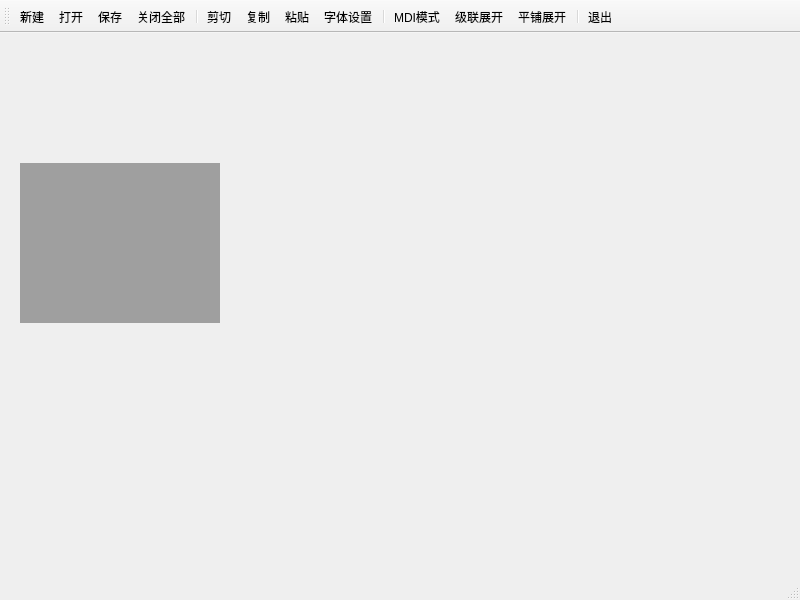
<?xml version="1.0" encoding="UTF-8"?>
<ui version="4.0">
 <class>MainWindow</class>
 <widget class="QMainWindow" name="MainWindow">
  <property name="geometry">
   <rect>
    <x>0</x>
    <y>0</y>
    <width>800</width>
    <height>600</height>
   </rect>
  </property>
  <property name="windowTitle">
   <string>MainWindow</string>
  </property>
  <widget class="QWidget" name="centralwidget">
   <widget class="QMdiArea" name="mdiArea">
    <property name="geometry">
     <rect>
      <x>20</x>
      <y>130</y>
      <width>200</width>
      <height>160</height>
     </rect>
    </property>
   </widget>
  </widget>
  <widget class="QMenuBar" name="menubar">
   <property name="geometry">
    <rect>
     <x>0</x>
     <y>0</y>
     <width>800</width>
     <height>21</height>
    </rect>
   </property>
  </widget>
  <widget class="QStatusBar" name="statusbar"/>
  <widget class="QToolBar" name="toolBar">
   <property name="windowTitle">
    <string>toolBar</string>
   </property>
   <attribute name="toolBarArea">
    <enum>TopToolBarArea</enum>
   </attribute>
   <attribute name="toolBarBreak">
    <bool>false</bool>
   </attribute>
   <addaction name="action_DocNew"/>
   <addaction name="action_DocOpen"/>
   <addaction name="action_DocSave"/>
   <addaction name="action_CloseAll"/>
   <addaction name="separator"/>
   <addaction name="action_Cut"/>
   <addaction name="action_Copy"/>
   <addaction name="action_Paste"/>
   <addaction name="action_Font"/>
   <addaction name="separator"/>
   <addaction name="action_MDI"/>
   <addaction name="action_Cascase"/>
   <addaction name="action_Tile"/>
   <addaction name="separator"/>
   <addaction name="action_Quit"/>
  </widget>
  <action name="action_DocNew">
   <property name="icon">
    <iconset resource="resourse.qrc">
     <normaloff>:/ico/menu-ico/New.png</normaloff>
     <normalon>menu-ico/New.png</normalon>:/ico/menu-ico/New.png</iconset>
   </property>
   <property name="text">
    <string>新建</string>
   </property>
   <property name="toolTip">
    <string>新建文档窗口</string>
   </property>
   <property name="shortcut">
    <string>Ctrl+N</string>
   </property>
  </action>
  <action name="action_Quit">
   <property name="icon">
    <iconset resource="resourse.qrc">
     <normaloff>:/ico/menu-ico/Close.png</normaloff>:/ico/menu-ico/Close.png</iconset>
   </property>
   <property name="text">
    <string>退出</string>
   </property>
   <property name="toolTip">
    <string>退出本系统</string>
   </property>
  </action>
  <action name="action_DocOpen">
   <property name="icon">
    <iconset resource="resourse.qrc">
     <normaloff>:/ico/menu-ico/Open.png</normaloff>:/ico/menu-ico/Open.png</iconset>
   </property>
   <property name="text">
    <string>打开</string>
   </property>
   <property name="toolTip">
    <string>打开文档</string>
   </property>
   <property name="shortcut">
    <string>Ctrl+O</string>
   </property>
  </action>
  <action name="action_Font">
   <property name="icon">
    <iconset resource="resourse.qrc">
     <normaloff>:/ico/menu-ico/Pink drop.png</normaloff>:/ico/menu-ico/Pink drop.png</iconset>
   </property>
   <property name="text">
    <string>字体设置</string>
   </property>
   <property name="toolTip">
    <string>字体设置</string>
   </property>
  </action>
  <action name="action_Cut">
   <property name="icon">
    <iconset resource="resourse.qrc">
     <normaloff>:/ico/menu-ico/Cut.png</normaloff>:/ico/menu-ico/Cut.png</iconset>
   </property>
   <property name="text">
    <string>剪切</string>
   </property>
   <property name="toolTip">
    <string>剪切</string>
   </property>
   <property name="shortcut">
    <string>Ctrl+X</string>
   </property>
  </action>
  <action name="action_Copy">
   <property name="icon">
    <iconset resource="resourse.qrc">
     <normaloff>:/ico/menu-ico/Copy.png</normaloff>:/ico/menu-ico/Copy.png</iconset>
   </property>
   <property name="text">
    <string>复制</string>
   </property>
   <property name="toolTip">
    <string>复制</string>
   </property>
   <property name="shortcut">
    <string>Ctrl+C</string>
   </property>
  </action>
  <action name="action_Paste">
   <property name="icon">
    <iconset resource="resourse.qrc">
     <normaloff>:/ico/menu-ico/Paste.png</normaloff>:/ico/menu-ico/Paste.png</iconset>
   </property>
   <property name="text">
    <string>粘贴</string>
   </property>
   <property name="toolTip">
    <string>粘贴</string>
   </property>
   <property name="shortcut">
    <string>Ctrl+V</string>
   </property>
  </action>
  <action name="action_MDI">
   <property name="checkable">
    <bool>true</bool>
   </property>
   <property name="icon">
    <iconset resource="resourse.qrc">
     <normaloff>:/ico/menu-ico/About.png</normaloff>:/ico/menu-ico/About.png</iconset>
   </property>
   <property name="text">
    <string>MDI模式</string>
   </property>
   <property name="toolTip">
    <string>窗口式或页面模式</string>
   </property>
  </action>
  <action name="action_Cascase">
   <property name="icon">
    <iconset resource="resourse.qrc">
     <normaloff>:/ico/menu-ico/About.png</normaloff>:/ico/menu-ico/About.png</iconset>
   </property>
   <property name="text">
    <string>级联展开</string>
   </property>
   <property name="toolTip">
    <string>窗口级联展开</string>
   </property>
  </action>
  <action name="action_Tile">
   <property name="icon">
    <iconset resource="resourse.qrc">
     <normaloff>:/ico/menu-ico/About.png</normaloff>:/ico/menu-ico/About.png</iconset>
   </property>
   <property name="text">
    <string>平铺展开</string>
   </property>
   <property name="toolTip">
    <string>窗口平铺展开</string>
   </property>
  </action>
  <action name="action_CloseAll">
   <property name="icon">
    <iconset resource="resourse.qrc">
     <normaloff>:/ico/menu-ico/Check.png</normaloff>:/ico/menu-ico/Check.png</iconset>
   </property>
   <property name="text">
    <string>关闭全部</string>
   </property>
   <property name="toolTip">
    <string>关闭全部窗口</string>
   </property>
  </action>
  <action name="action_DocSave">
   <property name="icon">
    <iconset resource="resourse.qrc">
     <normaloff>:/ico/menu-ico/Save.png</normaloff>:/ico/menu-ico/Save.png</iconset>
   </property>
   <property name="text">
    <string>保存</string>
   </property>
   <property name="toolTip">
    <string>保存修改</string>
   </property>
   <property name="shortcut">
    <string>Ctrl+S</string>
   </property>
  </action>
 </widget>
 <resources>
  <include location="resourse.qrc"/>
 </resources>
 <connections>
  <connection>
   <sender>action_Quit</sender>
   <signal>triggered()</signal>
   <receiver>MainWindow</receiver>
   <slot>close()</slot>
   <hints>
    <hint type="sourcelabel">
     <x>-1</x>
     <y>-1</y>
    </hint>
    <hint type="destinationlabel">
     <x>399</x>
     <y>299</y>
    </hint>
   </hints>
  </connection>
 </connections>
</ui>
